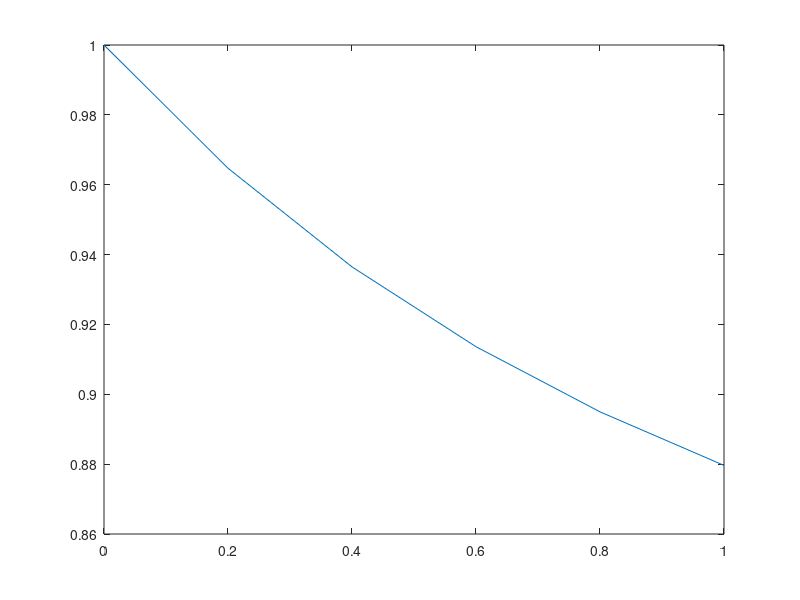

This chart was generated by the following MATLAB code:
% Scripts that estimate the solution to a starting value problem
% of first order using Euler's midpoint method.
% Input is F (x, y), where y '= F (x, y), the initial requirement y (x_0) = y_0,
% xF, the last x value and the N number of points.
% All parameters are hardcoded except N, which is read
% in from the command window.

% Differential equation
F=@(x,y) y*(1-y)-0.2*y;

% Starting requirements
x0=0; 
y0=1;

xF=1;

N=input('Give the number in steps: ');
h=(xF-x0)/N;                   


x=x0; y=y0;
xVector=x0:h:xF;
yVector(1)=y;

for n=1:N
  xHatt=x+h/2;
  yHatt=y+F(x,y)*h/2;
  y=y+F(xHatt,yHatt)*h;             
  x=x+h;                            
  yVector(n+1)=y;
end

plot(xVector, yVector)